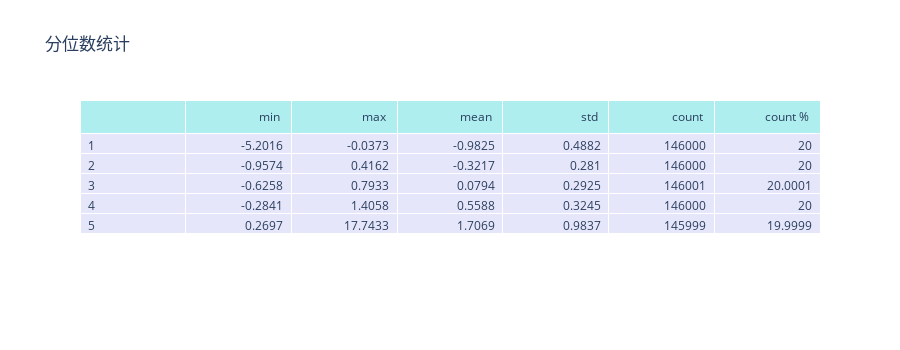
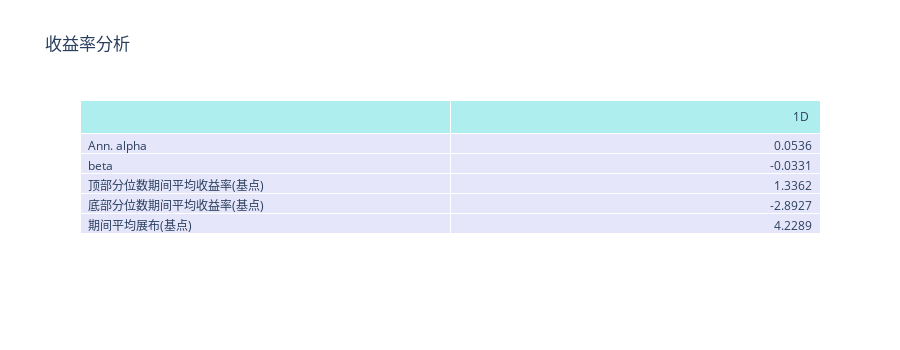
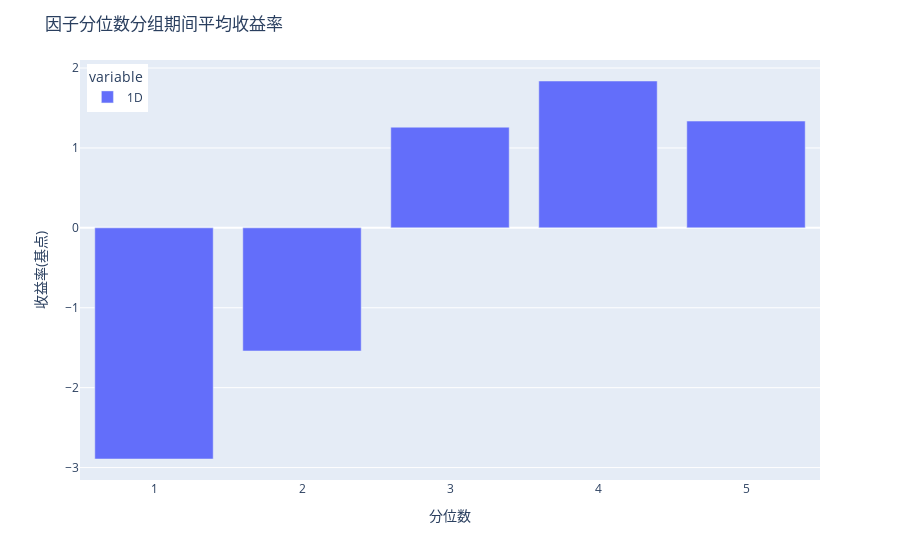
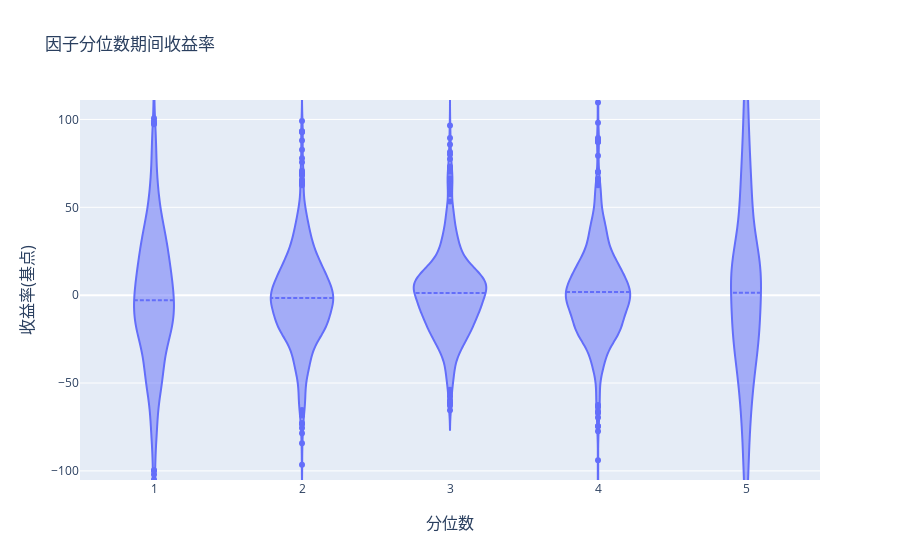

Source (notebook cell) for these figures, in order:
### Markdown cell above
Then, we can create a factor tearsheet to analyze our momentum factor.

### Code cell
from alphalens.tears import create_full_tear_sheet

create_full_tear_sheet(al_data)

### Figure 1 — Plotly figure (JSON) as saved in the notebook; plotly's stock layout.template omitted (floating-point values rounded to 4 significant figures)
{"data": [{"cells": {"align": ["left", "right"], "fill": {"color": "lavender"}, "values": [[1, 2, 3, 4, 5], [-5.202, -0.9574, -0.6258, -0.2841, 0.2697], [-0.0373, 0.4162, 0.7933, 1.406, 17.74], [-0.9825, -0.3217, 0.0794, 0.5588, 1.707], [0.4882, 0.281, 0.2925, 0.3245, 0.9837], [146000, 146000, 146001, 146000, 145999], [20, 20, 20.0, 20, 20.0]]}, "header": {"align": ["left", "right"], "fill": {"color": "paleturquoise"}, "values": ["", "min <br>", "max <br>", "mean <br>", "std <br>", "count <br>", "count % <br>"]}, "type": "table"}], "layout": {"height": 350, "title": {"text": "分位数统计"}}}

### Figure 2 — Plotly figure (JSON) as saved in the notebook; plotly's stock layout.template omitted (floating-point values rounded to 4 significant figures)
{"data": [{"cells": {"align": ["left", "right"], "fill": {"color": "lavender"}, "values": [["Ann. alpha", "beta", "顶部分位数期间平均收益率(基点)", "底部分位数期间平均收益率(基点)", "期间平均展布(基点)"], [0.0536, -0.0331, 1.336, -2.893, 4.229]]}, "header": {"align": ["left", "right"], "fill": {"color": "paleturquoise"}, "values": ["", "1D <br>"]}, "type": "table"}], "layout": {"height": 350, "title": {"text": "收益率分析"}}}

### Figure 3 — Plotly figure (JSON) as saved in the notebook; plotly's stock layout.template omitted (floating-point values rounded to 4 significant figures)
{"data": [{"alignmentgroup": "True", "hovertemplate": "variable=1D<br>factor_quantile=%{x}<br>value=%{y}<extra></extra>", "legendgroup": "1D", "marker": {"color": "#636efa"}, "name": "1D", "offsetgroup": "1D", "orientation": "v", "showlegend": true, "textposition": "auto", "type": "bar", "x": [1, 2, 3, 4, 5], "xaxis": "x", "y": [-2.893, -1.541, 1.26, 1.838, 1.336], "yaxis": "y"}], "layout": {"barmode": "group", "legend": {"title": {"text": "variable"}, "tracegroupgap": 0, "x": 0.01, "xanchor": "left", "y": 0.99, "yanchor": "top"}, "margin": {"t": 60}, "title": {"text": "因子分位数分组期间平均收益率"}, "xaxis": {"anchor": "y", "domain": [0, 1], "title": {"text": "分位数"}}, "yaxis": {"anchor": "x", "domain": [0, 1], "range": [null, null], "title": {"text": "收益率(基点)"}}}}

### Figure 4 — Plotly figure (JSON) as saved in the notebook; plotly's stock layout.template omitted (floating-point values rounded to 4 significant figures; data arrays with more than 128 entries replaced by an {"elided": "..."} marker saying what was removed)
{"data": [{"box": {"visible": false}, "legendgroup": "1D", "meanline": {"visible": true}, "name": "1D", "scalegroup": "1D", "type": "violin", "x": {"elided": "3650 int values"}, "y": {"elided": "3650 float values"}}], "layout": {"annotations": [{"font": {"size": 16}, "showarrow": false, "text": "分位数", "x": 0.5, "xanchor": "center", "xref": "paper", "y": 0, "yanchor": "top", "yref": "paper", "yshift": -30}, {"font": {"size": 16}, "showarrow": false, "text": "收益率(基点)", "textangle": -90, "x": 0, "xanchor": "right", "xref": "paper", "xshift": -40, "y": 0.5, "yanchor": "middle", "yref": "paper"}], "legend": {"x": 0.01, "xanchor": "left", "y": 0.99, "yanchor": "top"}, "title": {"text": "因子分位数期间收益率"}, "violinmode": "group", "xaxis": {"anchor": "y", "domain": [0, 1]}, "yaxis": {"anchor": "x", "domain": [0, 1], "range": [-105.2, 111.1]}}}
